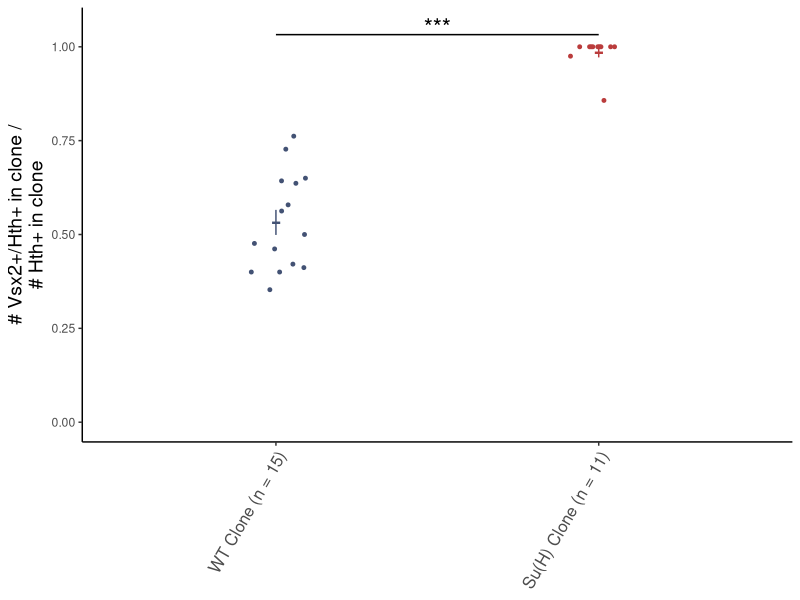
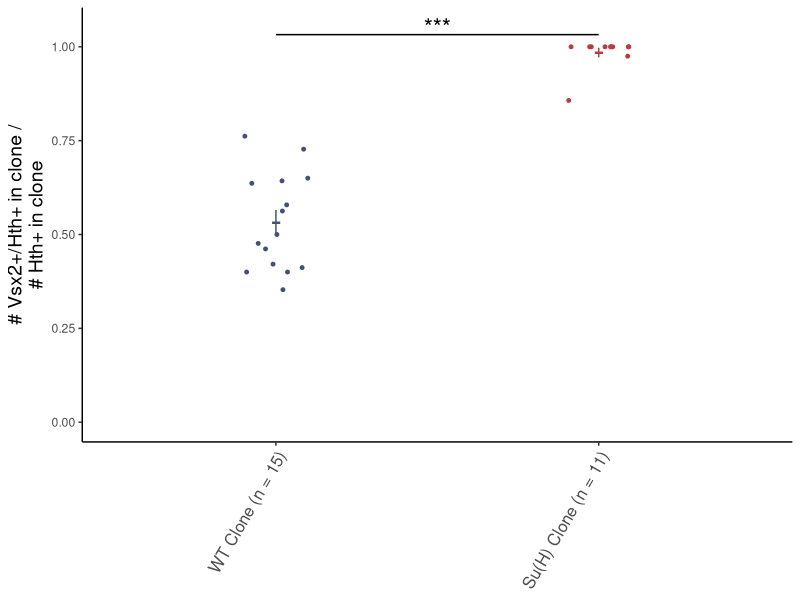

R code for these plots, in order: (Note: this script raises an error after producing the figures.)
library(ggplot2)
library(data.table)
library(ggrastr)

if (!dir.exists("result/fig5")) {
  dir.create("result/fig5", recursive = TRUE)
}

p_to_sig <- function(p_value) {
  if (!is.finite(p_value)) return("n.s.")
  if (p_value < 0.001) return("***")
  if (p_value < 0.01) return("**")
  if (p_value < 0.05) return("*")
  "n.s."
}

sig_annotation <- function(
  y, group, label, x = c(1, 2), bar_offset = 0.05, label_offset = 0.08,
  color = "black", text_size = 6
) {
  valid <- is.finite(y) & !is.na(group)
  finite_y <- y[valid]
  finite_group <- group[valid]
  if (length(finite_y) == 0) {
    stop("sig_annotation() needs at least one finite y value")
  }
  data_max <- max(finite_y)
  se_upper <- max(
    vapply(
      split(finite_y, finite_group), function(group_y) mean_se(group_y)$ymax,
      numeric(1)
    ),
    na.rm = TRUE
  )
  annotation_base <- max(data_max, se_upper, na.rm = TRUE)
  y_ptp <- diff(range(finite_y))
  if (y_ptp == 0) {
    y_ptp <- max(abs(annotation_base), 1)
  }

  list(
    annotate(
      "segment", x = x[1], xend = x[2],
      y = annotation_base + bar_offset * y_ptp,
      yend = annotation_base + bar_offset * y_ptp,
      color = color
    ),
    annotate(
      "text", x = mean(x), y = annotation_base + label_offset * y_ptp,
      label = label, color = color, size = text_size
    )
  )
}

# Load Su(H) MARCM
marcm <- fread("Su(H)/manual_quantification.csv")
setnames(
  marcm, old = c("Condition", "Vsx2+/Hth+/GFP+", "Hth+/GFP+"),
  new = c("Condition", "Vsx2", "Hth")
)

tobj <- glm(
  Vsx2 / Hth ~ Condition, data = marcm,
  family = quasibinomial, weight = Hth
)
tsobj <- summary(tobj)
beta0 <- tsobj$coefficients[1, 1]
beta1 <- tsobj$coefficients[2, 1]
p0 <- 1 / (1 + exp(-beta0))
p1 <- 1 / (1 + exp(-beta0 - beta1))
phi <- tsobj$dispersion
sig_label <- p_to_sig(tsobj$coefficients[2, 4])
fwrite(
  data.table(
    p_value = tsobj$coefficients[2, 4],
    p0 = p0,
    p1 = p1,
    phi = phi
  ),
  "result/fig5/Su(H)_marcm_stats.csv"
)

ssize <- table(marcm$Condition)
marcm$Condition <- factor(
  marcm$Condition,
  levels = c("WT MARCM", "Su(H) MARCM"),
  labels = c(
    paste0("WT Clone", " (n = ", ssize["WT MARCM"], ")"),
    paste0("Su(H) Clone", " (n = ", ssize["Su(H) MARCM"], ")")
  )
)

set.seed(325)
marcm |>
  ggplot(aes(x = Condition, y = Vsx2 / Hth, color = Condition)) +
  geom_jitter(width = 0.1, height = 0, size = 1) +
  stat_summary(
    fun.data = "mean_se",  pch = "-", size = 2
  ) +
  sig_annotation(marcm$Vsx2 / marcm$Hth, marcm$Condition, sig_label) +
  labs(y = "# Vsx2+/Hth+ in clone /\n# Hth+ in clone") +
  theme_classic() +
  theme(
    axis.title.x = element_blank(),
    axis.title.y = element_text(size = 14),
    axis.text.x = element_text(angle = 60, hjust = 1, size = 12)
  ) +
  scale_y_continuous(limits = c(0, NA), labels = scales::number_format()) +
  scale_color_manual(
    values = c("#435274", "#ba3c3c")
  ) +
  guides(color = "none")
ggsave("./result/fig5/Su(H)-MARCM-Vsx2-quant.pdf", width = 3, height = 4)

## Vsx1 neuronal RNAi
res_path <- list.files(
  "Vsx1-NE-LOF/result", full.names = TRUE,
  pattern = "_preprocessed\\.csv$"
)
if (length(res_path) == 0) {
  stop("No Vsx1-NE-LOF preprocessed CSV files were found")
}

res_tbl <- lapply(res_path, fread) |>
  rbindlist()

required_cols <- c("sample", "type", "bsh_num", "x_std", "y_std")
missing_cols <- setdiff(required_cols, names(res_tbl))
if (length(missing_cols) > 0) {
  stop(
    "Vsx1-NE-LOF data are missing required columns: ",
    paste(missing_cols, collapse = ", ")
  )
}

expected_types <- c("mCherry RNAi", "Vsx1 NE RNAi")
unexpected_types <- setdiff(unique(res_tbl$type), expected_types)
if (length(unexpected_types) > 0) {
  stop(
    "Unexpected Vsx1-NE-LOF condition(s): ",
    paste(unexpected_types, collapse = ", ")
  )
}
if (any(!is.finite(res_tbl$x_std)) || any(!is.finite(res_tbl$y_std))) {
  stop("Vsx1-NE-LOF standardized coordinates must be finite")
}

bsh_check <- res_tbl[
  , .(
    bsh_values = uniqueN(bsh_num),
    bsh_num = first(bsh_num)
  ),
  by = sample
]
if (
  any(bsh_check$bsh_values != 1) ||
  any(!is.finite(bsh_check$bsh_num)) ||
  any(bsh_check$bsh_num <= 0)
) {
  stop("Each Vsx1-NE-LOF sample must have one positive finite bsh_num")
}

res_tbl[, type := factor(
  type,
  levels = expected_types,
  labels = c("mCherry RNAi", "Vsx1 RNAi")
)]
setorder(res_tbl, type)

p <- res_tbl |>
  ggplot(aes(x = x_std, y = y_std, color = type)) +
  geom_vline(xintercept = 0, linetype = "dashed") +
  geom_point_rast(
    size = 2, alpha = 0.1, raster.dpi = 300
  ) +
  coord_equal(xlim = c(-1, 1), ylim = c(-1, 1)) +
  scale_color_manual(values = c("#435274", "#ba3c3c")) +
  labs(color = "Condition") +
  theme_minimal() +
  theme(
    axis.title = element_blank(),
    axis.text = element_blank(),
    legend.position = "bottom"
  ) +
  guides(color = guide_legend(override.aes = list(size = 4, alpha = 1)))
ggsave(
  "./result/fig5/Vsx1-NE-LOF-overlay.pdf", p,
  width = 4, height = 4
)

ttbl <- res_tbl[
  , .(
    bsh_num = first(bsh_num),
    total = .N,
    anterior = sum(x_std >= 0),
    posterior = sum(x_std < 0)
  ),
  by = c("sample", "type")
]
if (any(ttbl$anterior + ttbl$posterior != ttbl$total)) {
  stop("Anterior and posterior Vsx1 counts do not recover all rows")
}

ttbl[
  , `:=`(
    anterior_ratio = anterior / bsh_num,
    posterior_ratio = posterior / bsh_num
  )
]
n <- table(ttbl$type)
ttbl[, type_n := factor(
  paste0(type, " (n = ", n[as.character(type)], ")"),
  levels = paste0(levels(type), " (n = ", n[levels(type)], ")")
)]

regional_tests <- list(
  anterior = t.test(anterior_ratio ~ type, data = ttbl),
  posterior = t.test(posterior_ratio ~ type, data = ttbl)
)

stats_tbl <- rbindlist(lapply(names(regional_tests), function(region) {
  ratio_col <- paste0(region, "_ratio")
  test_obj <- regional_tests[[region]]
  data.table(
    region = region,
    test = test_obj$method,
    p_value = test_obj$p.value,
    control_mean = ttbl[type == "mCherry RNAi", mean(get(ratio_col))],
    rnai_mean = ttbl[type == "Vsx1 RNAi", mean(get(ratio_col))],
    n_control = unname(n["mCherry RNAi"]),
    n_rnai = unname(n["Vsx1 RNAi"])
  )
}))
fwrite(stats_tbl, "./result/fig5/Vsx1-NE-LOF_stats.csv")

regional_ratio_plot <- function(tbl, ratio_col, y_label, sig_label) {
  tbl |>
    ggplot(aes(x = type_n, y = .data[[ratio_col]], color = type_n)) +
    geom_jitter(width = 0.1, height = 0, size = 1) +
    stat_summary(fun.data = "mean_se", pch = "-", size = 2) +
    sig_annotation(
      tbl[[ratio_col]], tbl$type_n, sig_label, label_offset = 0.22, bar_offset = 0.1
    ) +
    labs(y = y_label) +
    theme_classic() +
    theme(
      axis.title.x = element_blank(),
      axis.title.y = element_text(size = 14),
      axis.text.x = element_text(angle = 60, hjust = 1, size = 12)
    ) +
    scale_y_continuous(limits = c(0, NA), labels = scales::number_format()) +
    scale_color_manual(values = c("#435274", "#ba3c3c")) +
    guides(color = "none")
}

set.seed(325)
p <- regional_ratio_plot(
  ttbl, "anterior_ratio", "# Anterior Vsx1+ /\n# Whole-sample Bsh+",
  p_to_sig(regional_tests$anterior$p.value)
)
ggsave(
  "./result/fig5/Vsx1-NE-LOF-anterior-quant.pdf", p,
  width = 3, height = 4
)

p <- regional_ratio_plot(
  ttbl, "posterior_ratio", "# Posterior Vsx1+ /\n# Whole-sample Bsh+",
  p_to_sig(regional_tests$posterior$p.value)
)
ggsave(
  "./result/fig5/Vsx1-NE-LOF-posterior-quant.pdf", p,
  width = 3, height = 4
)
